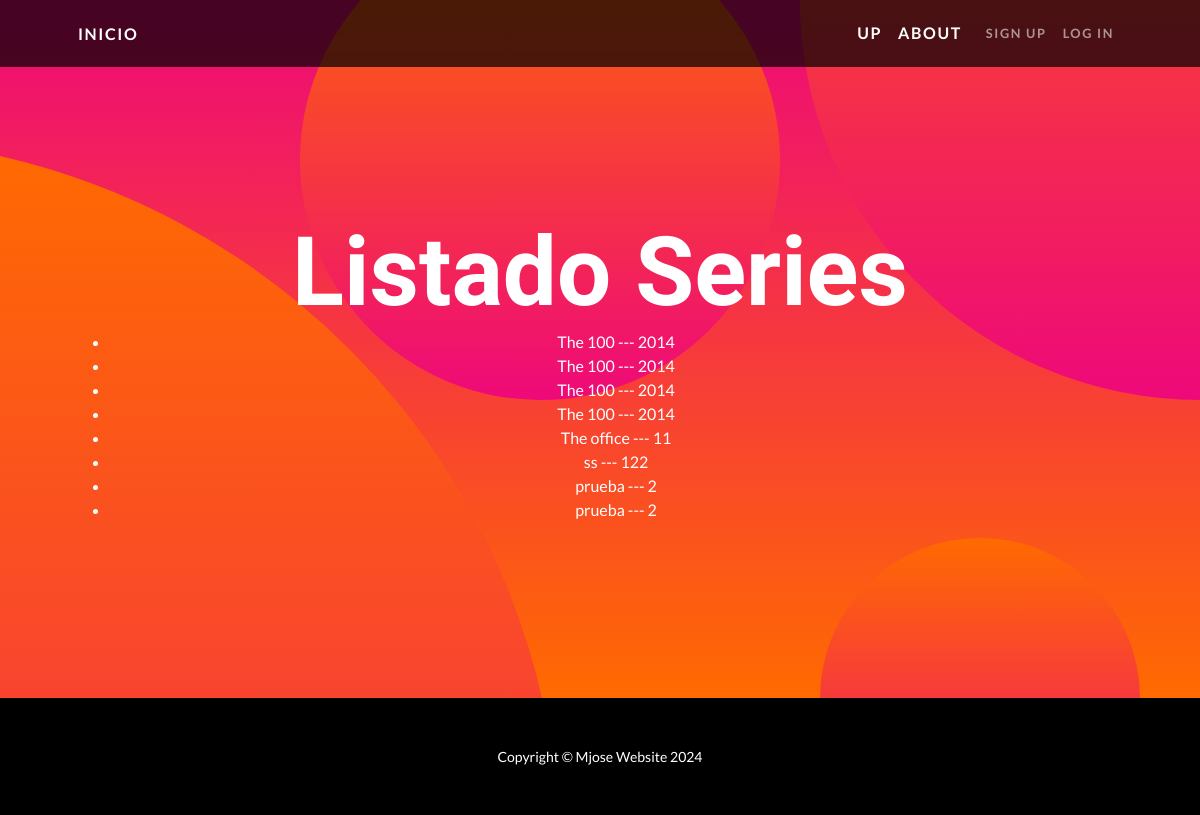
Screenshot of /listaserie/ with the database file from the repository.
### AppPeliculas/models.py (models this page shows)
class serie(models.Model):
    def __str__(self):
        return f"{self.nombre} --- {self.año}"
    nombre = models.CharField(max_length=40)
    año = models.IntegerField()
    temporadas = models.CharField(max_length=40)

### AppPeliculas/views.py (the view)
# urls.py: path("listaserie/", lista_serie, name="lista_serie" ),
def lista_serie (request):
    mis_series = serie.objects.all()
    info = {"series":mis_series}
    return render(request,"listado_serie.html",info)

### AppPeliculas/templates/Listado_serie.html
{% extends "padre_formulario.html" %}
{% block titulo %} Listado Series {% endblock %}
{% block formulario %}
<ul>
{% for x in series %}
<li>{{x}}</li>
{% endfor %}
</ul>
{% endblock %}

### rows the page displays
serie: nombre+año "The 100 --- 2014"
serie: nombre+año "The 100 --- 2014"
serie: nombre+año "The 100 --- 2014"
serie: nombre+año "The 100 --- 2014"
serie: nombre+año "The office --- 11"
serie: nombre+año "ss --- 122"
serie: nombre+año "prueba --- 2"
serie: nombre+año "prueba --- 2"
